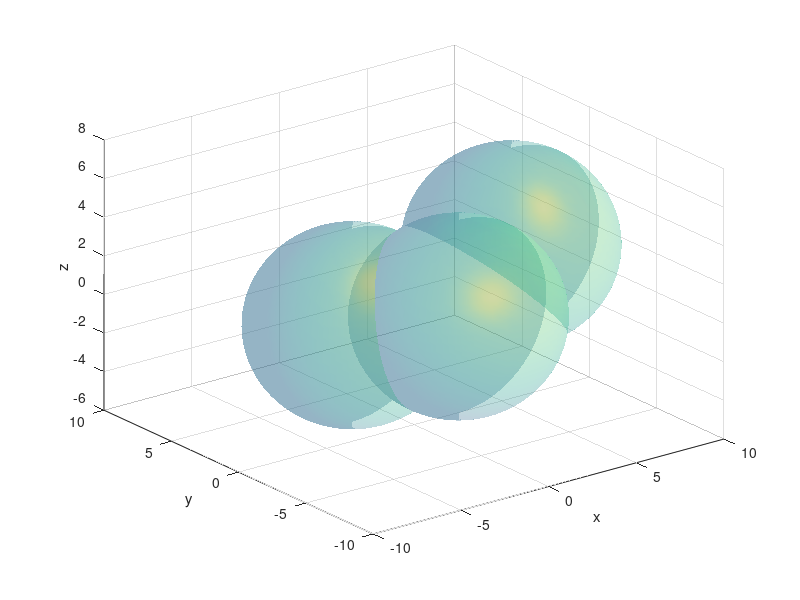

Recreate this plot in MATLAB.
% Raderna 2-7 ritar upp de 3 sfärerna
[XX,YY,ZZ]=sphere(100);
R=5;
h = surfl(R*XX+1,R*YY-2,R*ZZ); hold on, set(h, 'FaceAlpha', 0.3); shading interp
h = surfl(R*XX-2,R*YY+2,R*ZZ-1); set(h, 'FaceAlpha', 0.3); shading interp
h = surfl(R*XX+4,R*YY-2,R*ZZ+3); set(h, 'FaceAlpha', 0.3); shading interp
xlabel('x'), ylabel('y'), zlabel('z')

f = @(x,y,z) [(x-1)^2+(y+2)^2+(z)^2-25; (x+2)^2+(y-2)^2+(z+1)^2-25; (x-4)^2+(y+2)^2+(z-3)^2-25];

J = @(x,y,z) [ 2*x - 2, 2*y + 4, 2*z ; 2*x + 4, 2*y - 4, 2*z + 2; 2*x - 8, 2*y + 4, 2*z - 6 ];

fkoll=f(10,10,10);
Jkoll=J(10,10,10);

xstart=[-0.2,-3.5];  % fyll i startgissning för x (ett värde för varje skärningspunkt)
ystart=[3,0.06];  % fyll i startgissning för y (ett värde för varje skärningspunkt)
zstart=[-3,2.4];  % fyll i startgissning för z (ett värde för varje skärningspunkt)

tol=1e-11;
for i=1:2   % loopa över de två skärningspunkterna
x=xstart(i);
y=ystart(i);
z=zstart(i);

% RK: x = (x1, x2, x3) should be a vector
sol = [x; y; z];

% Här ska Newtons metod implementeras
for j = 1:100

    % RK: b = Ah + Ef
    b = -f(x, y, z);
    A = J(x, y, z);
    h = A\b;

    error = norm(h);

    if error < tol
        sol = [x, y, z];
        break
    else
        %RK: take a step
        x = x + h(1);
        y = y + h(2);
        z = z + h(3);
    end
end
% När Newton är klar, lagra resultatet i radvektorerna
% xrot, yrot, zrot (ett värde för varje skärningspunkt)
xrot(i) = sol(1);
yrot(i) = sol(2);
zrot(i) = sol(3);
end

rot1 = [xrot(1), yrot(1), zrot(1)];
rot2 = [xrot(2), yrot(2), zrot(2)];
